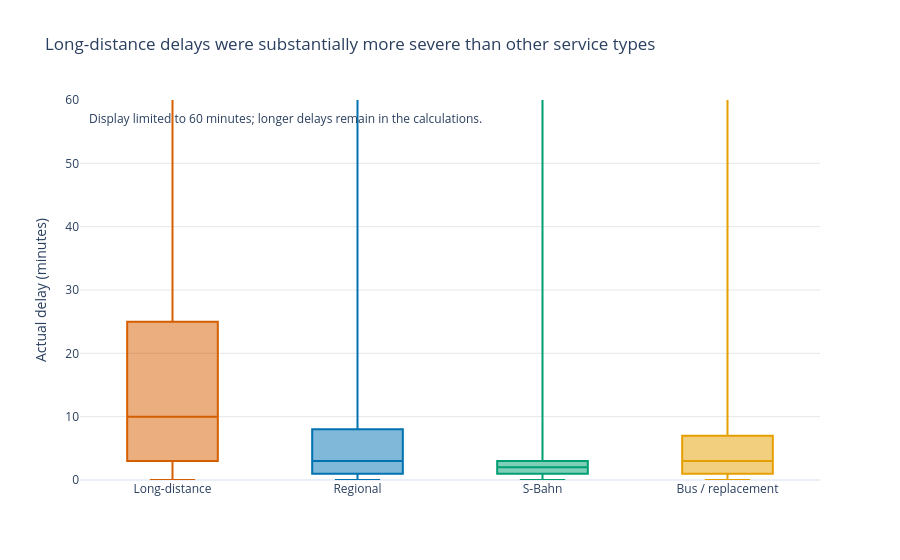

This figure's notebook cell:
### Markdown cell above
## Question 6 — When a delayed service had usable real-time information, how severe was the delay for each train group?

### Why this matters

Delay rate measures how often a service is delayed, but it does not show how
long the delay lasts. Reliability should therefore consider both frequency and
severity.

### Method

Only records marked as delayed and containing an extractable actual time are
used. Their actual delay durations are compared using box plots.

### Code cell
delayed_with_time = clean[
    (clean["has_delay"] == 1)
    & clean["actual_delay_minutes"].notna()
    & (clean["train_group"] != "Other")
].copy()


fig = px.box(
    delayed_with_time,
    x="train_group",
    y="actual_delay_minutes",
    color="train_group",
    category_orders={
        "train_group": group_order
    },
    color_discrete_map=group_palette,
    points=False,
    title=(
        "Long-distance delays were substantially "
        "more severe than other service types"
    )
)

fig.update_layout(
    template="plotly_white",
    showlegend=False
)

fig.update_xaxes(
    title=""
)

fig.update_yaxes(
    title="Actual delay (minutes)",
    range=[0, 60],
    gridcolor="#E5E7EB"
)

fig.add_annotation(
    x=0.01,
    y=0.98,
    xref="paper",
    yref="paper",
    text=(
        "Display limited to 60 minutes; longer delays "
        "remain in the calculations."
    ),
    showarrow=False,
    align="left"
)

fig.show()

### Figure 1 — Plotly figure (JSON) as saved in the notebook; plotly's stock layout.template omitted (floating-point values rounded to 4 significant figures; data arrays with more than 128 entries replaced by an {"elided": "..."} marker saying what was removed)
{"data": [{"alignmentgroup": "True", "boxpoints": false, "hovertemplate": "train_group=%{x}<br>actual_delay_minutes=%{y}<extra></extra>", "legendgroup": "Long-distance", "marker": {"color": "#D55E00"}, "name": "Long-distance", "notched": false, "offsetgroup": "Long-distance", "orientation": "v", "showlegend": true, "type": "box", "x": {"elided": "11250 str values"}, "x0": " ", "xaxis": "x", "y": {"elided": "11250 float values"}, "y0": " ", "yaxis": "y"}, {"alignmentgroup": "True", "boxpoints": false, "hovertemplate": "train_group=%{x}<br>actual_delay_minutes=%{y}<extra></extra>", "legendgroup": "Regional", "marker": {"color": "#0072B2"}, "name": "Regional", "notched": false, "offsetgroup": "Regional", "orientation": "v", "showlegend": true, "type": "box", "x": {"elided": "4255 str values"}, "x0": " ", "xaxis": "x", "y": {"elided": "4255 float values"}, "y0": " ", "yaxis": "y"}, {"alignmentgroup": "True", "boxpoints": false, "hovertemplate": "train_group=%{x}<br>actual_delay_minutes=%{y}<extra></extra>", "legendgroup": "S-Bahn", "marker": {"color": "#009E73"}, "name": "S-Bahn", "notched": false, "offsetgroup": "S-Bahn", "orientation": "v", "showlegend": true, "type": "box", "x": {"elided": "14652 str values"}, "x0": " ", "xaxis": "x", "y": {"elided": "14652 float values"}, "y0": " ", "yaxis": "y"}, {"alignmentgroup": "True", "boxpoints": false, "hovertemplate": "train_group=%{x}<br>actual_delay_minutes=%{y}<extra></extra>", "legendgroup": "Bus / replacement", "marker": {"color": "#E69F00"}, "name": "Bus / replacement", "notched": false, "offsetgroup": "Bus / replacement", "orientation": "v", "showlegend": true, "type": "box", "x": {"elided": "881 str values"}, "x0": " ", "xaxis": "x", "y": {"elided": "881 float values"}, "y0": " ", "yaxis": "y"}], "layout": {"annotations": [{"align": "left", "showarrow": false, "text": "Display limited to 60 minutes; longer delays remain in the calculations.", "x": 0.01, "xref": "paper", "y": 0.98, "yref": "paper"}], "boxmode": "overlay", "legend": {"title": {"text": "train_group"}, "tracegroupgap": 0}, "showlegend": false, "title": {"text": "Long-distance delays were substantially more severe than other service types"}, "xaxis": {"anchor": "y", "categoryarray": ["Long-distance", "Regional", "S-Bahn", "Bus / replacement"], "categoryorder": "array", "domain": [0, 1], "title": {"text": ""}}, "yaxis": {"anchor": "x", "domain": [0, 1], "gridcolor": "#E5E7EB", "range": [0, 60], "title": {"text": "Actual delay (minutes)"}}}}
